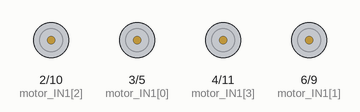
Simulated run of this sketch. Board: Arduino Uno, built with avr-gcc and run on an emulated ATmega328P. Parts: motor-driver pin pairs drawn as motors (green arrow = first pin HIGH = forward, orange = second pin HIGH = backward, longer = more drive). What the sketch prints to the serial monitor is not drawn.

Above: at 0.1 s.
At 12.9 s:
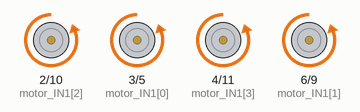
Timing chart, 0 to 40.0 s (numbered marks = the images above):
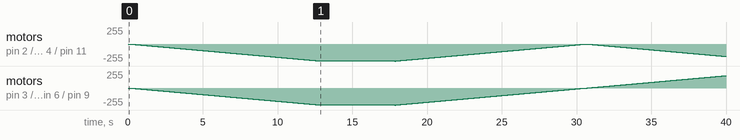

The sketch:

DRV8871_4_motors_all.ino
```cpp
// Basic sketch for trying out the DRV8871 Motor driver
// Motor 3 & 4 only rotates in one direction, does not have two PWM pins
int motor_IN1[4] = {3, 6, 2, 4};
int motor_IN2[4] = {5, 9, 10, 11};
int j = 0;

void setup() {
  Serial.begin(9600);
  Serial.println("DRV8871 test");
  //TCCR1B = TCCR1B & 0b11111000 | 0x01;
  for(j = 0; j <= 3; j++)
  {
    pinMode(motor_IN1[j], OUTPUT);
    pinMode(motor_IN2[j], OUTPUT);
  }
  delay(100);
}

void loop() {

  // Motor number 1 + 2 + 3 + 4
  // ramp up forward
 for(j = 0; j <= 3; j++)
  {
    digitalWrite(motor_IN1[j], LOW);  // Pins 3, 6, 2, 4 setting to LOW
  }
  for (int i=0; i<255; i++) {
    analogWrite(motor_IN2[0], i); //5
    analogWrite(motor_IN2[1], i); //9
    analogWrite(motor_IN2[2], i); //10
    analogWrite(motor_IN2[3], i); //11
    delay(50);
  }

  // forward full speed for 5 seconds
  delay(5000);

  // ramp down forward
  for (int i=255; i>=0; i--) {
    analogWrite(motor_IN2[0], i); //5
    analogWrite(motor_IN2[1], i); //9
    analogWrite(motor_IN2[2], i); //10
    analogWrite(motor_IN2[3], i); //11
    delay(50);
  }

  // ramp up backward
  // 2 & 4 already set to LOW upwards
  digitalWrite(motor_IN2[0], LOW);  //5
  digitalWrite(motor_IN2[1], LOW);  //9
  for (int i=0; i<255; i++) {
    analogWrite(motor_IN1[0], i); //3
    analogWrite(motor_IN1[1], i); //6
    analogWrite(motor_IN2[2], i); //10
    analogWrite(motor_IN2[3], i); //11
    delay(50);
  }

  // backward full speed for 5 seconds
  delay(5000);

  // ramp down backward
  for (int i=255; i>=0; i--) {
    analogWrite(motor_IN1[0], i); //3
    analogWrite(motor_IN1[1], i); //6
    analogWrite(motor_IN2[2], i); //10
    analogWrite(motor_IN2[3], i); //11
    delay(50);
  }
}
```
